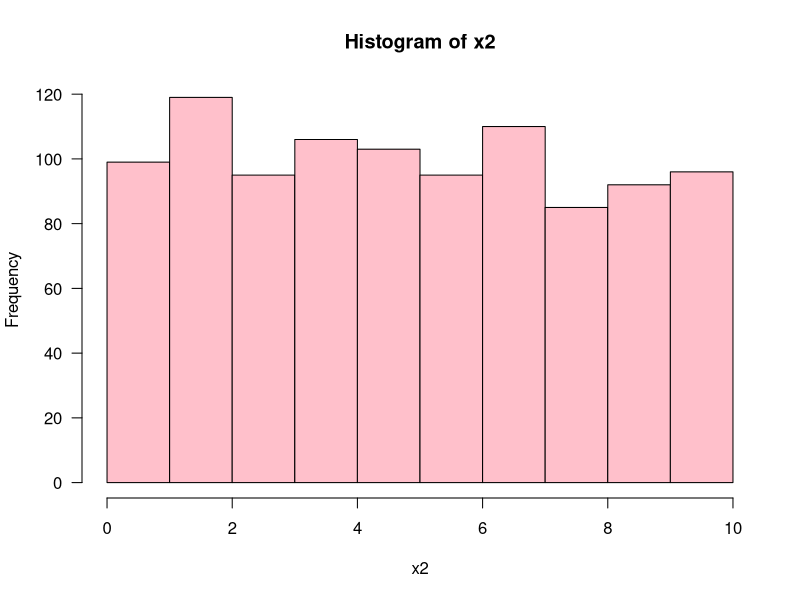
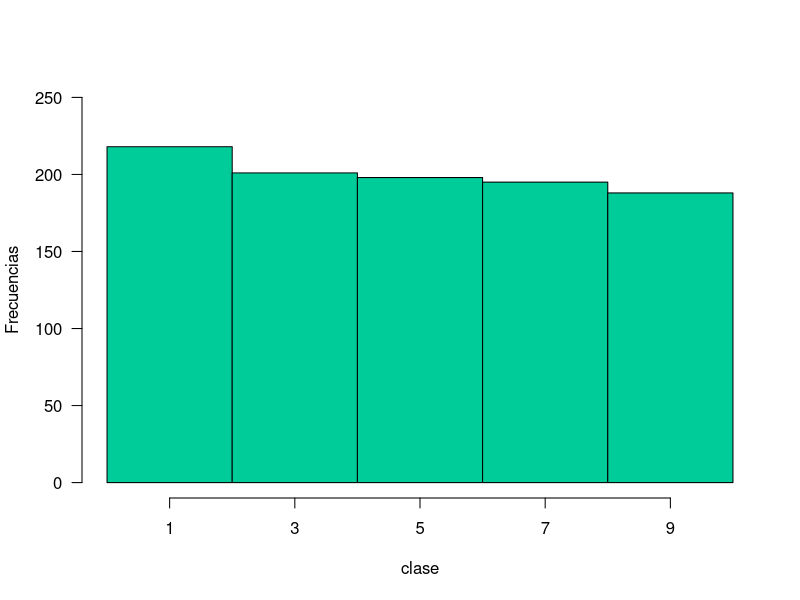
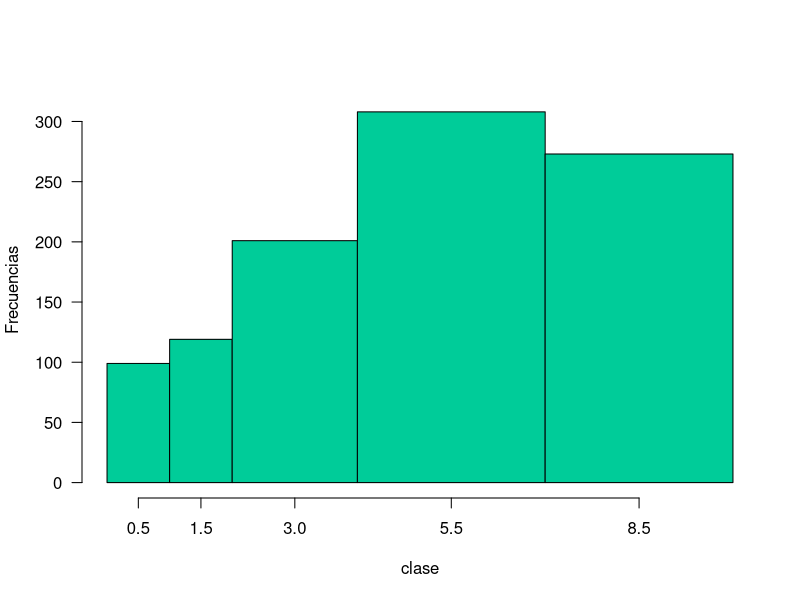
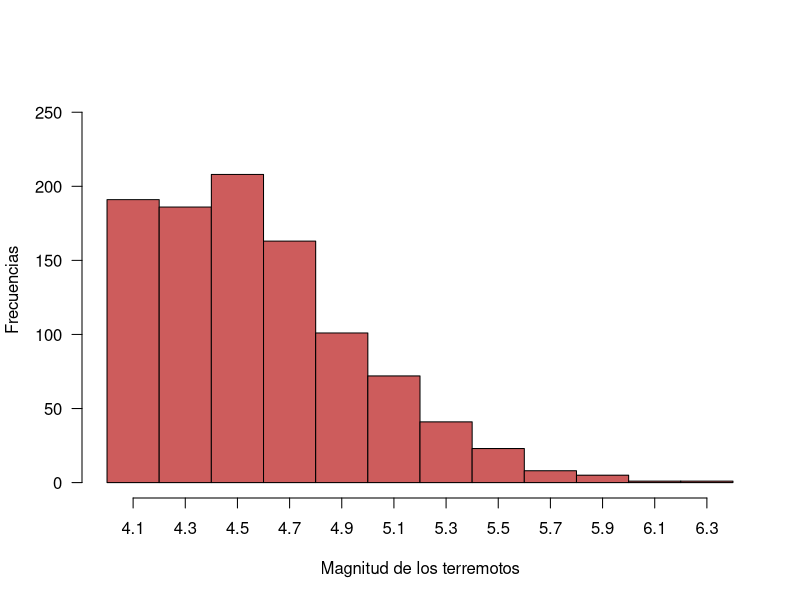

Reproduce these figures in R, in order. (Note: this script raises an error after producing the figures.)
                       #Angelica Torres García
                       #22/02/2023
                       #2173388

              #ASIGNACIÓN_4. Boxplot e Histogramas


# HISTOGRAMAS -------------------------------------------------------------


# PROBLEMA_1 --------------------------------------------------------------

#Considere el siguiente conjunto de datos x2 con 1000 números al azar.

set.seed(9875)
size <- 1000
x2 <- round(runif(n = size, min = 0, max = 10), 2)

# Realiza dos histogramas con las siguientes características:

#1. Incluir los siguientes intervalos de clase y personalizar con los puntos medios de cada intervalo de clase mids:

#[0, 2)
#[2, 4)
#[4, 6)
#[6, 8)
#[8, 10)

diam_hist <- hist(x2, las = 1, col = '#ffc0cb')
diam_hist

h1 <- hist(x2, xaxt = "n",
           breaks = c(0, 2, 4, 6, 8, 10),
           col = "#00cc99", xlab="clase",
           ylab= "Frecuencias",
           main = "",
           las = 1,
           ylim = c(0,250))
h1
axis(1, h1$mids)

# 2. Incluir los siguientes intervalos de clase y personalizas con los puntos medios de cada intervalo de clase mids.

#(0, 1]
#(1, 2]
#(2, 4]
#(4, 7]
#(7, 10]

h2 <- hist(x2, xaxt = "n",freq = TRUE,
           breaks = c(0, 1, 2, 4, 7, 10),
           col = "#00cc99", xlab="clase",
           ylab= "Frecuencias",
           main = "",
           las = 1,
           ylim = c(0, 320))
h2
axis(1, h2$mids)


# PROBLEMA 2 --------------------------------------------------------------

  #a. ¿Cuál distribución parece estar sesgada a la derecha?

      #Respuesta D

  #b. ¿Cuál distribución parece estar sesgada a la izquierda?

      #Respuesta A

  #c. ¿Cuál distribución parece ser simétrica o en forma de “campana”?

      #Respuesta C

  #d. ¿Cuál distribución parece ser bimodal?

      #Respuesta B

  #e. ¿Cuál distribución parece mostrar una falta de intervalos?

       # Respuesta C


# PROBLEMA 3 --------------------------------------------------------------

#En R puede importar los datos ya pre cargados en el Software siguiendo el comando data(quakes). Los datos proporcionan la localidad, estaciones que detectaron el terremoto, profundidad en km y la escala de Richter (mag) para 1000 terremotos registrados en la isla de Fiji desde el año de 1964.


data(quakes)

mags <- hist(quakes$mag, xaxt = "n",
             # breaks = c(en caso de necesitar aqui se puede especificar),
             col = "#CD5C5C", xlab="Magnitud de los terremotos",
             ylab= "Frecuencias",
             main = "",
             las = 1,
             ylim = c(0,260))
axis(1, mags$mids)

#Puede tomar en cuenta los siguientes datos que se almacenaron en el objeto mags. para determinar las siguientes preguntas:

mags

#a. ¿Cómo describiría la forma de esta distribución de las magnitudes de los terremotos?

#sesgada a la izquierda

#b. Mencione un intervalo donde ocurren tipicamente las magnitudes.

#4.4 y 4.6

#c. Determine el rango de las magnitudes (Range = Max - Min).

range (quakes$mag,na.rm = TRUE ) 

#d. ¿Qué porcentaje de los terremotos ocurren con magnitud en la clase 5.3 (5.1 : 5.4)?

clase_5.1 <- subset(quakes,mag>=5.1)
clase_5.1

clase_5.4 <- subset(clase_5.1, mag<=5.4)
clase_5.4

113*100/1000=11.3

#e. ¿Qué porcentaje de los terremotos tiene una magnitud igual o mayor a 5.0?

igual_o_mayor_a_5 <- subset(quakes, mag>=5)
igual_o_mayor_a_5

#f.¿Qué porcentaje de los terremotos tienen una magnitud menor o igual a 4.6?

igual_o_mayor_a_4.6 <- subset(quakes, mag>=4.6)
igual_o_mayor_a_4.6


# BOXPLOTS ----------------------------------------------------------------


# PROBLEMA 4 --------------------------------------------------------------

#¿Qué porcentaje de las observaciones en una distribución se encuentran entre el primer y el tercer cuartil?

boxplot(quakes$mag, horizontal = TRUE)

#Respuesta C. 75%


# PROBLEMA 5 --------------------------------------------------------------

#La siguiente figura presenta tres gráficas para los diámetrOs de tres especies diferentes (C, F y H).

#a. ¿Cuál especie tiene el diámetro más pequeño?

       #C

#b. ¿Cuál especie tiene el diámetro más grande?

       #F
#c. ¿Cuál especie tiene el diámetro mínimo más alto?
       
       #C
#d. ¿Cuál especie tiene la mediana de diámetro más pequeña?

       #c

#e. ¿Cuál especie tiene la mediana de diámetro mas grande?
      
       #H

#f. ¿Cuál especie tiene el menor rango de diámetro?
 
      #F

#g. ¿Cuál especie tiene el rango intercuantil (Q3-Q1) mas grande?

      #C

#h. ¿Cuál especie tiene el rango intercuantil (Q3-Q1) mas pequeño?

      #H

#i. ¿Cuál especie tiene una distribución simétrica?
  
     #H

#j. ¿Cuál especie tiene el sesgo positivo (ver Fig. 2) más marcado ? 

    #F


# PROBLEMA 6 --------------------------------------------------------------

#Los siguientes datos muestran el número de incendios forestales ocurridos en cada semana en nuestros bosques de México. Los datos son del 01. de enero al 04 de marzo del 2021 de acuerdo con el reporte de CONAFOR.

fires <- c(78, 44, 47, 105, 126, 181, 277, 210, 155)
fires

#Determine lo siguiente

#1. Valor mínimo

min(fires)

#2. Valor máximo

max(fires)

#2. Valor máximo

range(fires)

#4. Q1 (25 %)

quantile(fires,c(.25))

# 5. Q2 (50 %)

quantile(fires, c(.50))

#6. Q3 (75 %)

quantile(fires, c(.75))

#7. Media

mean(fires)

#8. Varianza

var(fires)

#9. Desviación estándar

sd(fires)

#10. Realice un boxplot personalizado con los datos de los incendios.

boxplot(fires, horizontal = TRUE, col ="orange" )

